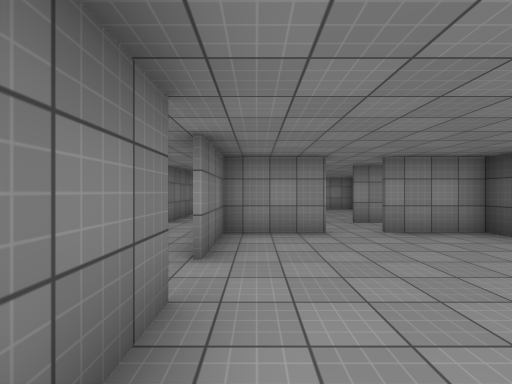
view 1 (above)

21 first-person views from a walk through a 3-D level made in the Unity game engine. The camera is 1.5 m above the floor, looks level and sees 90° across. Doors are open. The floor is counted in squares, 2 m on a side. Each view is taken from the middle of a square. On the plan, view 1 faces up. The plan holds only what a view shows up to about 9 squares ahead; the rest is blank. The player is left out. Surface patterns are stand-ins for the level's own textures.

view 2
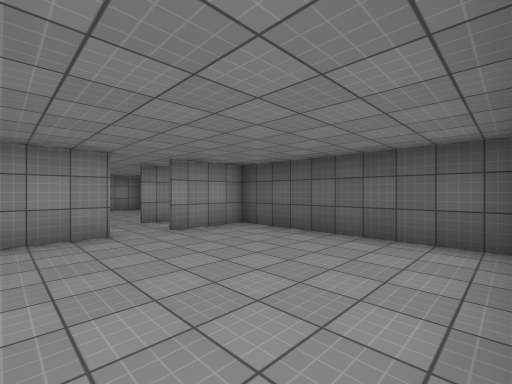

view 3
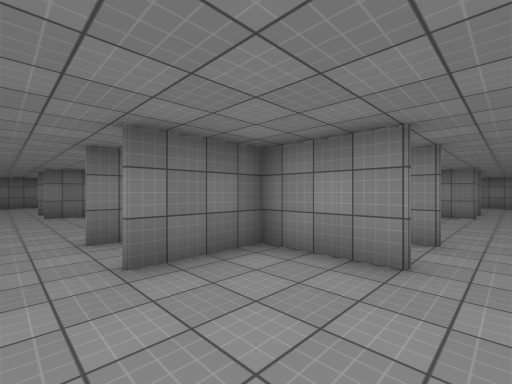

view 4
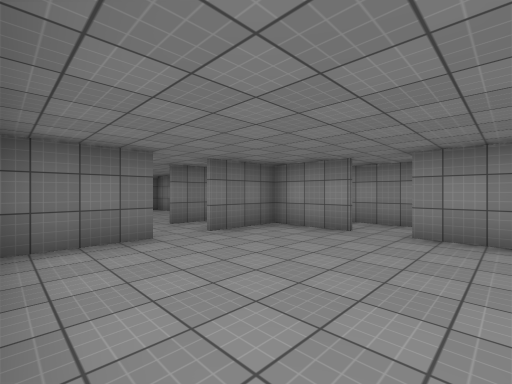

view 5
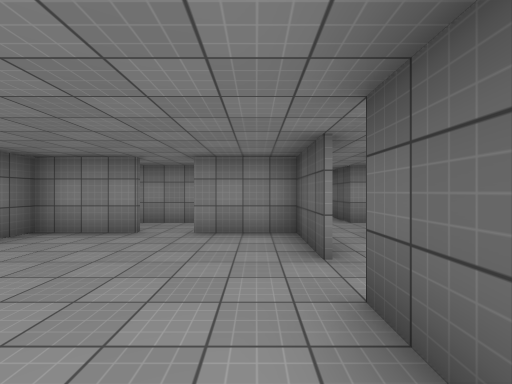

view 6
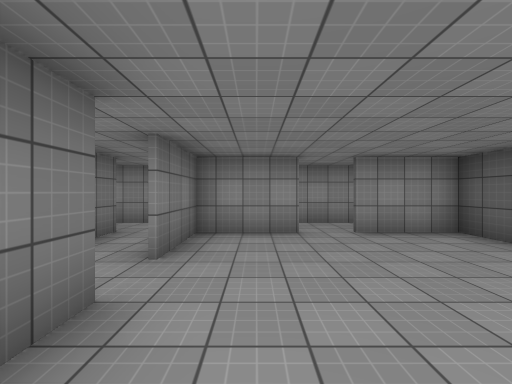

view 7
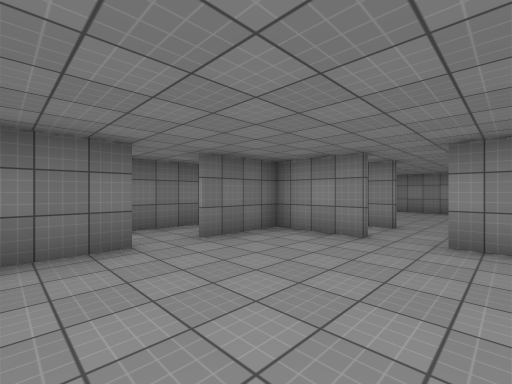

view 8
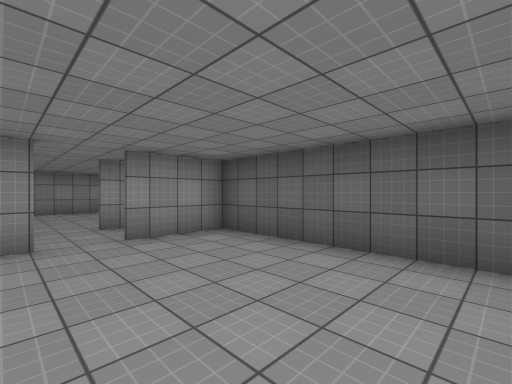

view 9
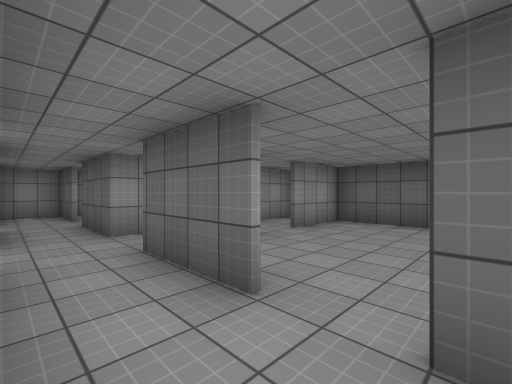

view 10
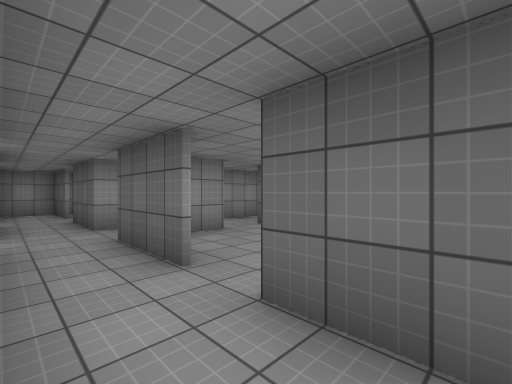

view 11
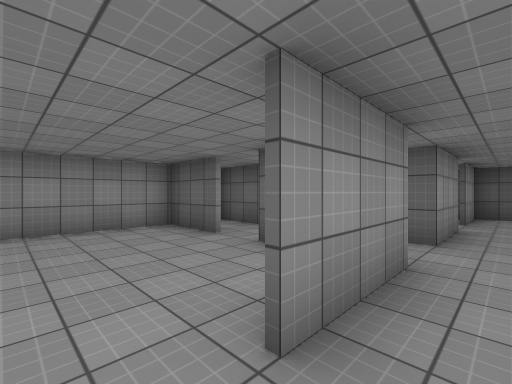

view 12
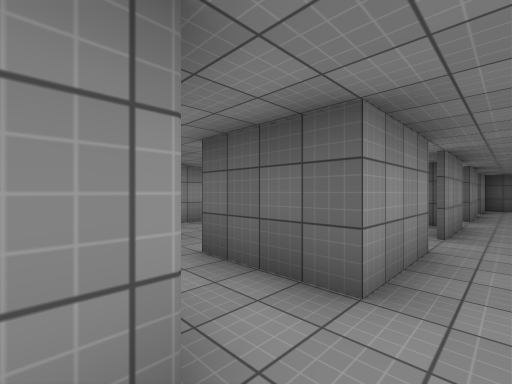

view 13
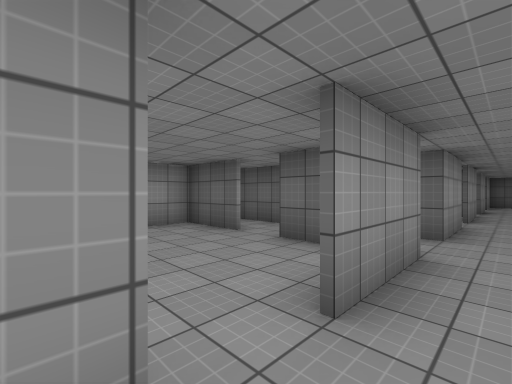

view 14
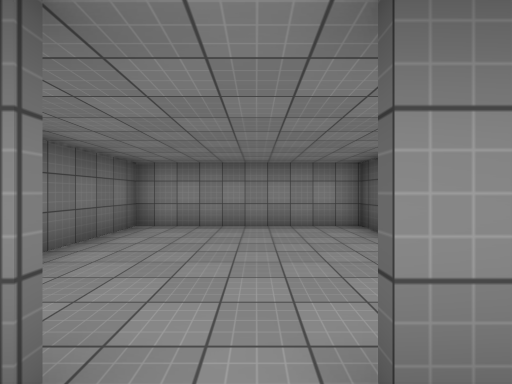

view 15
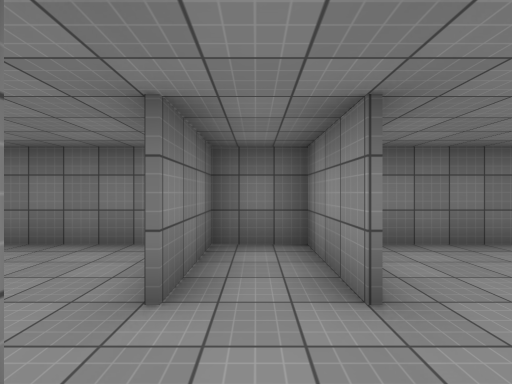

view 16
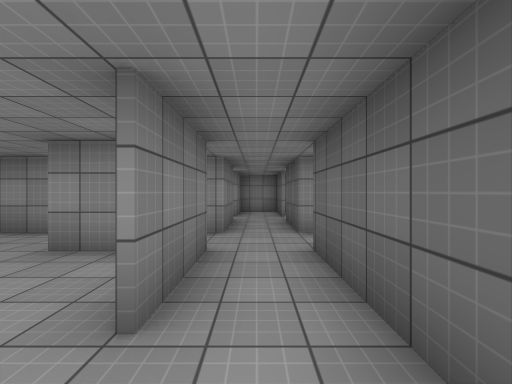

view 17
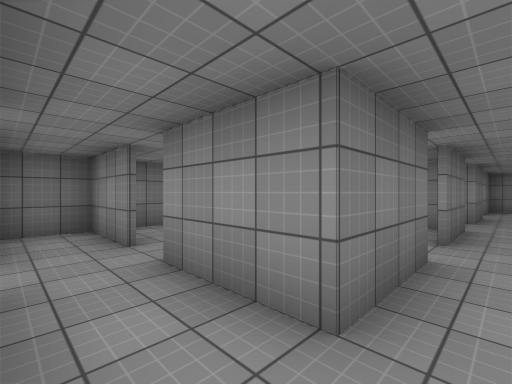

view 18
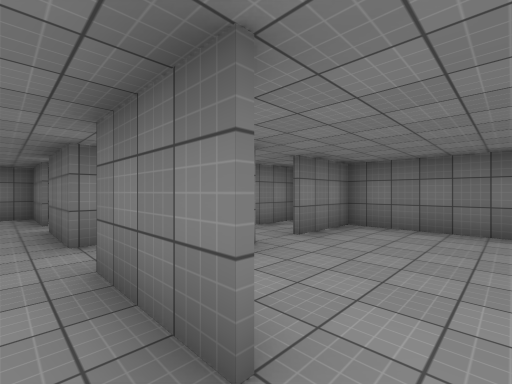

view 19
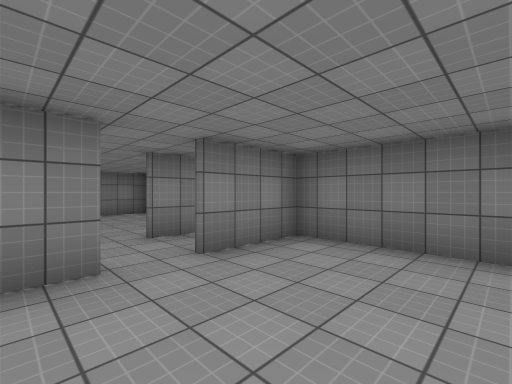

view 20
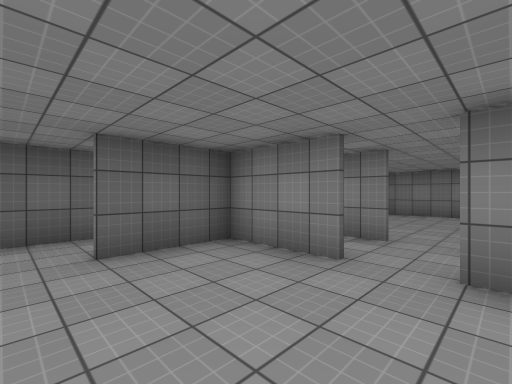

view 21
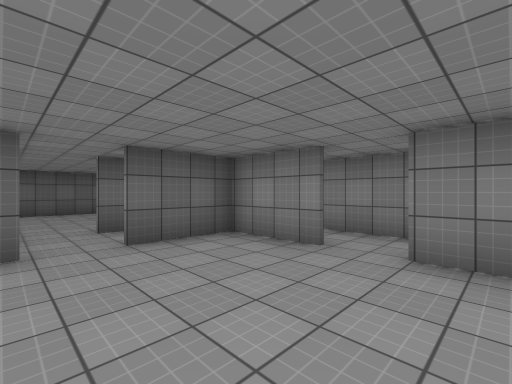

### Floor plan
Points are (right, up) in squares from view 1. A wall is a line through its corners. A room is listed if a view was taken in it or the views show most of it. See-through windows are left out.
Room 1 (views 1, 2, 3)
walls: (-0.6, 1.8) (-0.6, 0.5); (1.4, 4.8) (-0.6, 4.8) (-0.6, 2.8); (4.3, 0) (4.3, 4.8) (2.4, 4.8)
ways out: open door at (-1.5, 2.5) to room 2; open door at (2, 5.5) to room 3
Room 2 (views 4, 5, 6)
walls: (-7.1, 1.8) (-7.1, 0); (-5.1, 4.8) (-7.1, 4.8) (-7.1, 2.8); (-2.2, 2.8) (-2.2, 4.8) (-4.2, 4.8); (-2.2, 0.8) (-2.2, 1.8)
ways out: open door at (-1.5, 2.5) to room 1; open door at (-7, 2.5) to room 6; open door at (-4.5, 5) to room 6
Room 3 (views 7, 8)
walls: (1.4, 11.3) (-0.6, 11.3) (-0.6, 9.2); (-0.6, 8.2) (-0.6, 7); (4.3, 7) (4.3, 11.3) (2.4, 11.3)
ways out: open door at (2, 5.5) to room 1; open door at (-1, 9) to room 4; open door at (2, 11) to room 4
Room 4 (views 9, 10)
walls: (1.4, 12.7) (-0.7, 12.7); (-2.1, 10.4) (-2.1, 6.2); (-0.7, 9.2) (-0.7, 11.4); (4.3, 12) (4.3, 12.7) (2.4, 12.7); (-0.7, 6.2) (-0.7, 8.2)
ways out: open door at (-1, 9) to room 3; open door at (2, 11) to room 3; opening at (-3, 12) to room 5; opening at (-2, 6) to room 6; open door at (2, 13) to room 9
Room 5 (views 11, 12, 13, 14, 15, 16, 18)
walls: (-8.6, 11.4) (-8.6, 9.2); (-8.6, 14.6) (-8.6, 12.7) (-10.6, 12.7); (-5.1, 12.7) (-7.2, 12.7) (-7.2, 14.8); (-4.9, 11.4) (-3.2, 11.4); (-11.6, 12.7) (-13.7, 12.7) (-13.7, 11); (-8.6, 8.2) (-8.6, 6.2); (-7.2, 15.9) (-7.2, 17.4); (-7.2, 7.9) (-7.2, 11.4); (-8.6, 17.1) (-8.6, 16); (-13.6, 11.4) (-11.6, 11.4); (-2, 12.7) (-4.1, 12.7)
ways out: opening at (-3, 12) to room 4; opening at (-8, 7) to room 6; open door at (-11, 11) to room 7; open door at (-9, 9) to room 7; open door at (-7, 15.5) to room 8; open door at (-4.5, 13) to room 8; open door at (-11, 13) to room 10; open door at (-9, 15.5) to room 10
Room 6 (view 17)
walls: (-8.6, 4.9) (-8.6, 2.8); (-8.6, 1.6) (-8.6, -0.1); (-3.5, 6.2) (-5.9, 6.2)
ways out: open door at (-7, 2.5) to room 2; open door at (-4.5, 5) to room 2; opening at (-2, 6) to room 4; opening at (-8, 7) to room 5; open door at (-9, 2.5)
Room 7 (views 19, 20)
walls: (-13.7, 11) (-13.7, 4.9); (-10.8, 6.3) (-8.7, 6.3) (-8.7, 8.2); (-13.8, 6.3) (-11.6, 6.3); (-9, 11.3) (-10.8, 11.3)
ways out: open door at (-11, 11) to room 5; open door at (-9, 9) to room 5; open door at (-11, 5.5)
Room 8 (view 21)
walls: (-2.2, 15.8) (-2.2, 17.8); (-4.1, 12.8) (-2.2, 12.8) (-2.2, 14.8); (-6, 12.8) (-5.1, 12.8); (-1.6, 17.6) (-6, 17.6)
ways out: open door at (-7, 15.5) to room 5; open door at (-4.5, 13) to room 5; open door at (-1.5, 15.5) to room 9
Room 9 (no view inside)
walls: (3.1, 17.6) (-1.6, 17.6); (4.3, 13) (4.3, 15.6)
ways out: open door at (2, 13) to room 4; open door at (-1.5, 15.5) to room 8
Room 10 (no view inside)
walls: (-8.7, 15.8) (-8.7, 17.8); (-8.7, 13.9) (-8.7, 14.8); (-8, 17.6) (-13.7, 17.6) (-13.7, 13.8)
ways out: open door at (-11, 13) to room 5; open door at (-9, 15.5) to room 5

Where each view was taken, in squares from view 1:
view 1: 0 up, 0 right, facing up
view 2: 0 up, 0 right, facing up-right
view 3: 2 up, 2 right, facing up-left
view 4: 0 up, 3 left, facing up-left
view 5: 0 up, 3 left, facing up
view 6: 0 up, 6 left, facing up
view 7: 7 up, 3 right, facing up-left
view 8: 7 up, 1 right, facing up-right
view 9: 8 up, 2 left, facing up-right
view 10: 7 up, 2 left, facing up-right
view 11: 12 up, 5 left, facing up-right
view 12: 12 up, 9 left, facing up-right
view 13: 12 up, 12 left, facing up-right
view 14: 12 up, 11 left, facing up
view 15: 12 up, 10 left, facing left
view 16: 8 up, 8 left, facing up
view 17: 5 up, 8 left, facing up-left
view 18: 9 up, 8 left, facing down-left
view 19: 9 up, 10 left, facing down-left
view 20: 9 up, 12 left, facing down-right
view 21: 16 up, 6 left, facing down-right
